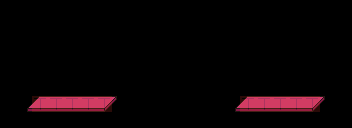

A level layout from a 2D game, rendered from its tile map. Below: a short description, then the map file with its tile-grid data intact:
An orthogonal 22x8 tile map with 16x16 px tiles, 2 tile layers (platforms, collision) and 3 objects (tramp1, start, hit1).

<map version="1.4" tiledversion="1.4.1" orientation="orthogonal" renderorder="right-down" width="22" height="8" tilewidth="16" tileheight="16" infinite="0" nextlayerid="7" nextobjectid="7">
 <tileset firstgid="1" name="tiles" tilewidth="16" tileheight="16" tilecount="192" columns="12">
  <image source="../../images/tilesets/tiles.png" width="192" height="256" />
 </tileset>
 <layer id="1" name="platforms" width="22" height="8">
  <data encoding="csv">
0,0,0,0,0,0,0,0,0,0,0,0,0,0,0,0,0,0,0,0,0,0,
0,0,0,0,0,0,0,0,0,0,0,0,0,0,0,0,0,0,0,0,0,0,
0,0,0,0,0,0,0,0,0,0,0,0,0,0,0,0,0,0,0,0,0,0,
0,0,0,0,0,0,0,0,0,0,0,0,0,0,0,0,0,0,0,0,0,0,
0,0,0,0,0,0,0,0,0,0,0,0,0,0,0,0,0,0,0,0,0,0,
0,0,0,0,0,0,0,0,0,0,0,0,0,0,0,0,0,0,0,0,0,0,
0,121,122,123,123,123,124,125,0,0,0,0,0,0,121,122,123,123,123,124,125,0,
0,0,0,0,0,0,0,0,0,0,0,0,0,0,0,0,0,0,0,0,0,0
</data>
 </layer>
 <layer id="2" name="collision" width="22" height="8" opacity="0.19">
  <data encoding="csv">
0,0,0,0,0,0,0,0,0,0,0,0,0,0,0,0,0,0,0,0,0,0,
0,0,0,0,0,0,0,0,0,0,0,0,0,0,0,0,0,0,0,0,0,0,
0,0,0,0,0,0,0,0,0,0,0,0,0,0,0,0,0,0,0,0,0,0,
0,0,0,0,0,0,0,0,0,0,0,0,0,0,0,0,0,0,0,0,0,0,
0,0,0,0,0,0,0,0,0,0,0,0,0,0,0,0,0,0,0,0,0,0,
0,0,0,0,0,0,0,0,0,0,0,0,0,0,0,0,0,0,0,0,0,0,
0,0,26,26,26,26,26,0,0,0,0,0,0,0,0,26,26,26,26,26,0,0,
0,0,0,0,0,0,0,0,0,0,0,0,0,0,0,0,0,0,0,0,0,0
</data>
 </layer>
 <objectgroup id="6" name="trampolines">
  <object id="6" name="tramp1" x="91" y="91">
   <point />
  </object>
 </objectgroup>
 <objectgroup id="3" name="start">
  <object id="1" name="start" x="56" y="80">
   <point />
  </object>
 </objectgroup>
 <objectgroup id="5" name="hits">
  <object id="2" name="hit1" x="276" y="64">
   <point />
  </object>
 </objectgroup>
</map>
